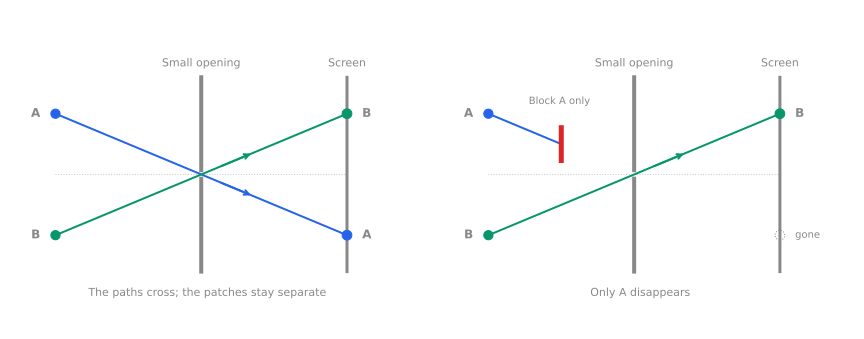

Write the Python code that produced this figure.
"""Regenerate the idealised two-lamp ray diagram; matplotlib, no simulation claims."""
from pathlib import Path
import re
import matplotlib
matplotlib.use('Agg')
import matplotlib.pyplot as plt
plt.rcParams.update({'svg.fonttype':'none','svg.hashsalt':'vault','font.family':'DejaVu Sans','font.size':12,'text.color':'#888888'})
fig, axs=plt.subplots(1,2,figsize=(12,4.7))
for ax,blocked in zip(axs,[False,True]):
    ax.set(xlim=(-3.1,3.5),ylim=(-2.25,2.2));ax.set_aspect('equal');ax.axis('off')
    ax.plot([0,0],[-1.6,-.07],color='#888888',lw=4)
    ax.plot([0,0],[.07,1.6],color='#888888',lw=4)
    ax.plot([2.4,2.4],[-1.6,1.6],color='#888888',lw=3)
    ax.text(0,1.78,'Small opening',ha='center',fontsize=11)
    ax.text(2.4,1.78,'Screen',ha='center',fontsize=11)
    ax.plot([-2.4,2.4],[0,0],color='#888888',ls=':',lw=1,alpha=.5)
    for y,col,name in [(1,'#2563eb','A'),(-1,'#059669','B')]:
        ax.scatter([-2.4],[y],s=85,color=col,zorder=4)
        ax.text(-2.65,y,name,ha='right',va='center',weight='bold')
        if blocked and name=='A':
            # y=-x/2.4; paddle at x=-1.2 intercepts only A, y=+0.5.
            ax.plot([-2.4,-1.2],[1,.5],color=col,lw=2)
            ax.plot([-1.2,-1.2],[.23,.77],color='#dc2626',lw=5)
            ax.text(-1.23,1.16,'Block A only',ha='center',fontsize=10)
            ax.scatter([2.4],[-y],s=95,facecolors='none',edgecolors='#888888',linestyle=':')
            ax.text(2.65,-y,'gone',va='center',fontsize=10)
        else:
            ax.plot([-2.4,2.4],[y,-y],color=col,lw=2)
            ax.annotate('',xy=(.85,-y*.85/2.4),xytext=(.3,-y*.3/2.4),arrowprops={'arrowstyle':'->','color':col,'lw':2})
            ax.scatter([2.4],[-y],s=95,color=col,zorder=4)
            ax.text(2.65,-y,name,va='center',weight='bold')
    ax.text(.1,-2.0,'Only A disappears' if blocked else 'The paths cross; the patches stay separate',ha='center',fontsize=11)
fig.subplots_adjust(left=.015,right=.98,bottom=.03,top=.93,wspace=.08)
p=Path(__file__).with_suffix('.svg')
fig.savefig(p,transparent=True,metadata={'Date':None})
s=p.read_text();s=re.sub(r'<svg[^>]*>',lambda m:re.sub(r' width="[^"]*"',' width="100%"',re.sub(r' height="[^"]*"','',m.group())),s,count=1)
p.write_text('\n'.join(x.rstrip() for x in s.splitlines())+'\n')
# Exact geometry: intersections with hole and screen, then selective occlusion.
for y in [-1,1]:
    assert y+(0+2.4)*(-2*y/4.8)==0
    assert y+(2.4+2.4)*(-2*y/4.8)==-y
assert .23 < .5 < .77 and not .23 < -.5 < .77
print('ray geometry and selective blocking verified')
